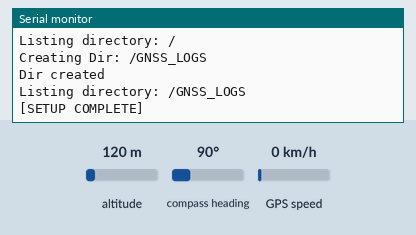
Simulated run of this sketch. Board: ESP32. Parts: the last lines printed to the serial monitor. Inputs (shaded band) come from the test bench; at power-on: altitude 120 m, GPS speed 0 km/h, compass heading 90°. Storage starts empty; EEPROM starts erased; the GPS gets a fix after 3 s at 37.7749, -122.4194 with 8 satellites.

Above: at 1.2 s.
1.3 s: altitude set to 20 m
At 3.9 s:
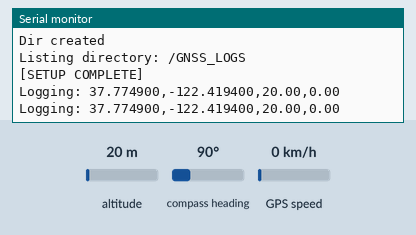
5.4 s: GPS speed set to 2 km/h
At 6.7 s:
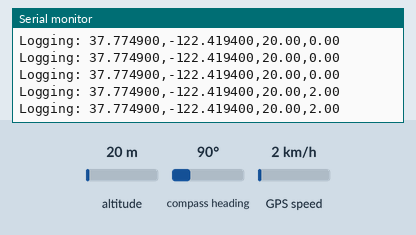
6.9 s: altitude set to 250 m
At 7.7 s:
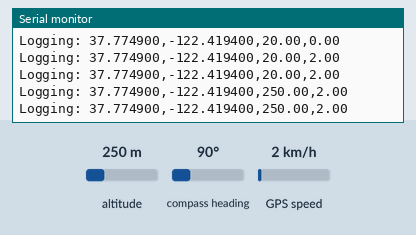

The sketch:

ESP32-odbieranie-gps-m6.ino
```cpp
#include <EEPROM.h>
#include <SPI.h>
#include "SD.h"
#include "FS.h"
#include "TinyGPS++.h"

#define DEBUG true

#define RXD2 16
#define TXD2 17

const int CS = 5;
int log_counter = 0;
int nfiles = 0;
String gnss_dir = "GNSS_LOGS";
String log_buffer = "";

TinyGPSPlus gps;

void Serial_Print(String msg) {
#if DEBUG
  Serial.print(msg);
#endif
}

void setup() {
#if DEBUG
  Serial.begin(115200);
#endif
  Serial2.begin(9600, SERIAL_8N1, RXD2, TXD2);
  EEPROM.begin(64);
  Serial_Print("\n\r*************** GPS_ON ***************\n\r");
  SD_INIT();
  listDir(SD, "/", 0);
  createDir(SD, "/" + gnss_dir);
  listDir(SD, "/" + gnss_dir, 0);
  Serial_Print("\n\r\n\r[SETUP COMPLETE]\n\r\n\r");
}

/**********************************************************************
   SDCard Functions
 **********************************************************************/

void SD_INIT() {
  Serial_Print("\n\rInitializing SD Card...\n\r");
  if (!SD.begin(CS)) {
    Serial_Print("Initialization Failed!\n\r");
    delay(1000);
    return;
  }
  Serial_Print("Initialization Success!\n\r");
  Serial_Print("-------SD Card Info-------\n\r");
  Serial_Print("SD Card Type:\t");
  uint8_t cardType = SD.cardType();
  uint64_t bytes = SD.totalBytes();
  uint64_t used_bytes = SD.usedBytes();
  if (cardType == CARD_MMC) Serial_Print("MMC\n\r");
  else if (cardType == CARD_SD) Serial_Print("SDSC\n\r");
  else if (cardType == CARD_SDHC) Serial_Print("SDHC\n\r");
  else if (cardType == CARD_NONE) Serial_Print("No SD Card Attached\n\r");
  else Serial_Print("UNKNOWN\n\r");

  Serial_Print("Volume(MB):\t" + String((float)bytes / (1000 * 1000)) + "\n\r");
  Serial_Print("Volume(GB):\t" + String((float)bytes / (1000 * 1000 * 1000)) + "\n\r");
  Serial_Print("Used(MB):\t" + String((float)used_bytes / (1000 * 1000)) + "\n\r");
  Serial_Print("Used(GB):\t" + String((float)used_bytes / (1000 * 1000 * 1000)) + "\n\r");
  Serial_Print("--------------------------\n\r");
}

String listDir(fs::FS &fs, String dirname, uint8_t levels) {
  String listing = "";
  int count = 0;
  Serial_Print("Listing directory: " + dirname + "\n\r");
  File root = fs.open(dirname);
  if (!root || !root.isDirectory()) {
    Serial_Print("Failed to open directory\n\r");
    return "-1,";
  }
  File file = root.openNextFile();
  while (file) {
    if (file.isDirectory()) {
      Serial_Print("  DIR : " + String(file.name()) + "\n\r");
      if (levels) listDir(fs, file.name(), levels - 1);
    } else {
      count += 1;
      Serial_Print("  FILE: " + String(file.name()) + "  SIZE: " + String(file.size()) + "\n\r");
      listing = listing + "," + String(file.name()) + "," + String(file.size());
    }
    file = root.openNextFile();
  }
  nfiles = count;
  return String(count) + listing;
}

void createDir(fs::FS &fs, String path) {
  if (SD.exists(path)) {
    Serial_Print("Dir " + path + " Exists...\n\r");
    return;
  }
  Serial_Print("Creating Dir: " + path + "\n\r");
  if (fs.mkdir(path)) Serial_Print("Dir created\n\r");
  else Serial_Print("mkdir failed\n\r");
}

void appendFile(fs::FS &fs, String path, String message) {
  File file = fs.open(path, FILE_APPEND);
  if (!file) return;
  file.print(message);
  file.close();
}

/**********************************************************************
   Loop Function
 **********************************************************************/

void loop() {
  while (Serial2.available() > 0) {
    if (gps.encode(Serial2.read())) {
      if (gps.location.isUpdated()) {
        String log = String(gps.location.lat(), 6) + "," +
                     String(gps.location.lng(), 6) + "," +
                     String(gps.altitude.meters(), 2) + "," +
                     String(gps.speed.kmph(), 2) + "\n";

        Serial_Print("Logging: " + log);
        appendFile(SD, "/" + gnss_dir + "/GPS_LOG.log", log);
      }
    }
  }
}
```

Measured:
- after the input at 1.3 s, the serial monitor: prints a new line after 1.8 s (image 1)
- after the input at 5.4 s, the serial monitor: prints a new line after 0.66 s (image 2)
- after the input at 6.9 s, the serial monitor: prints a new line after 0.16 s (image 3)
